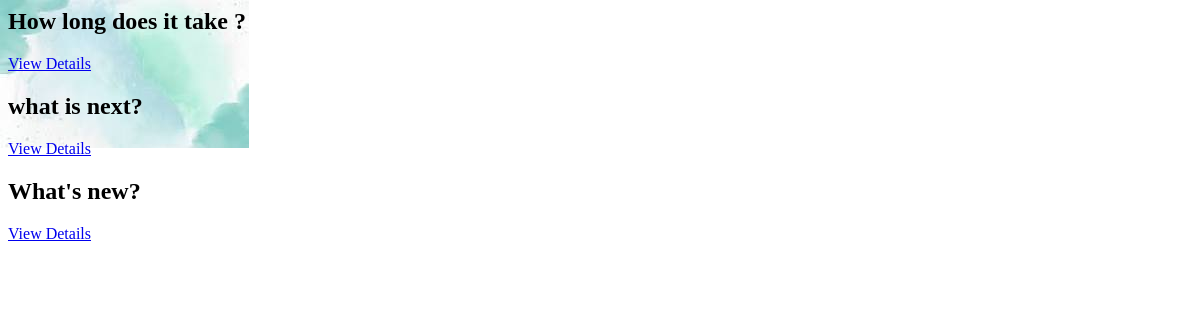
The page /polls/ on the database as committed earlier.
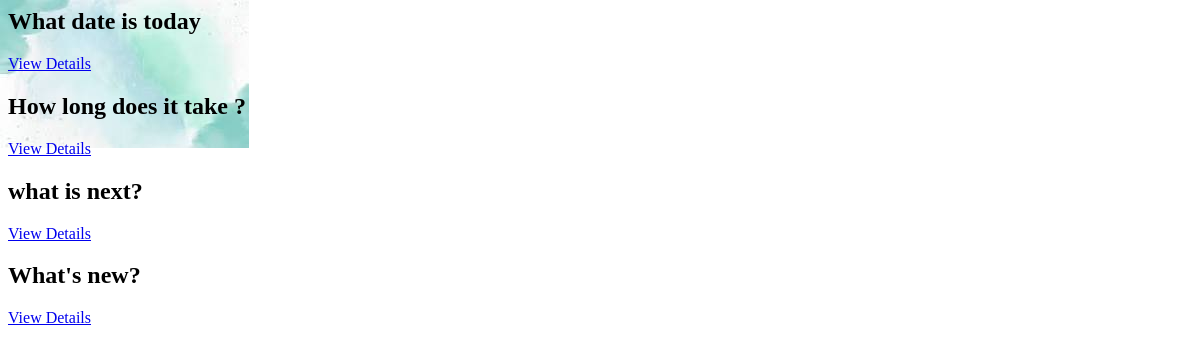
The same page on the database as committed later.
### polls/models.py (models this page shows, shortened)
class Question(models.Model):
    search_fields = ["question_text"]
    list_filter = ["pub_date"]
    question_text = models.CharField(max_length=200)
    pub_date = models.DateTimeField("date published")

### polls/views.py (the view)
# urls.py: path('', views.IndexView.as_view(), name='index'),
class IndexView(generic.ListView):
    template_name = "polls/index.html"
    context_object_name = "latest_question_list"
    def get_queryset(self):
      return Question.objects.filter(pub_date__lte=timezone.now()).order_by("-pub_date")[
        :5
    ]

### polls/templates/polls/index.html
{% load static %}
<link rel="stylesheet" href="{% static 'polls/style.css' %}">
{% for question in latest_question_list %}
    <h2>{{ question.question_text }}</h2>
    <a href="{% url 'polls:detail' question.id %}">View Details</a>
{% endfor %}

Rows that differ between the two databases and show on the page:
added Question: question_text "What date is today"
